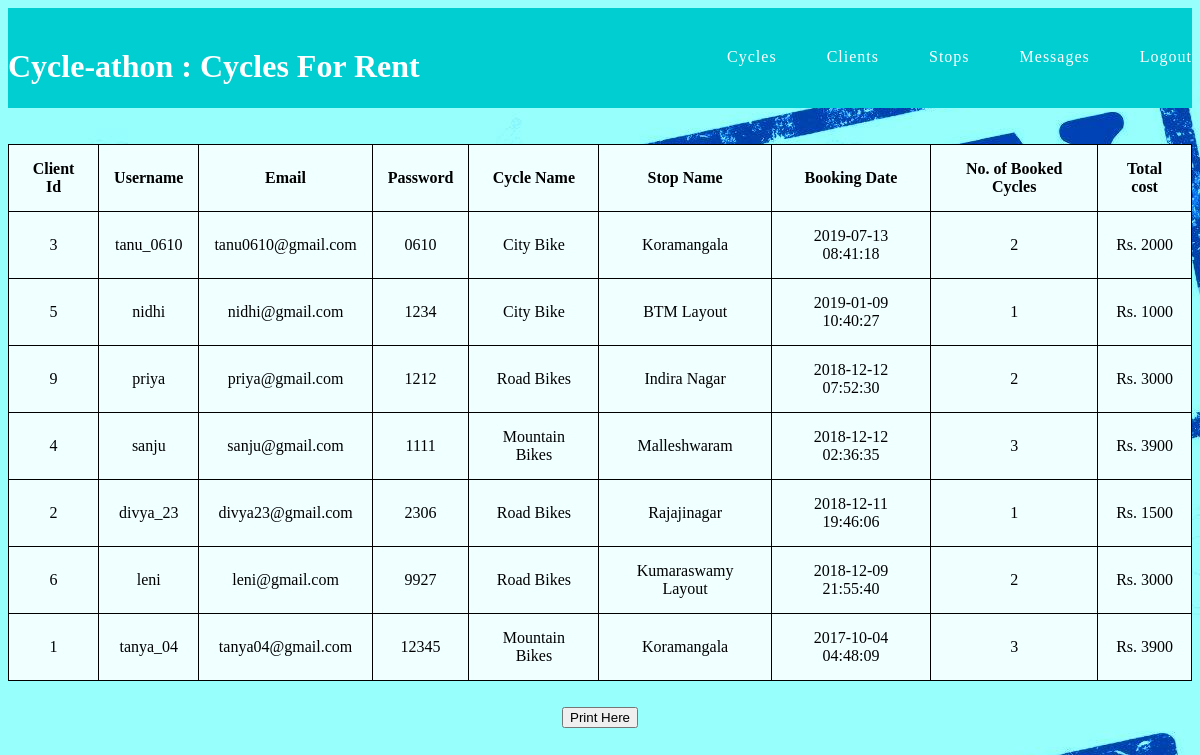
The app's page /admin/clients.php with its own data.
### tables this page shows
CREATE TABLE `users` (
  `id` int(11) NOT NULL,
  `username` varchar(100) NOT NULL,
  `email` varchar(100) NOT NULL,
  `password` varchar(100) NOT NULL,
  `cycle_id` int(11) NOT NULL DEFAULT '3',
  `stop_id` int(11) NOT NULL DEFAULT '5',
  `no_of_cycles` int(11) NOT NULL DEFAULT '2',
  `bdate` timestamp NULL DEFAULT CURRENT_TIMESTAMP
);

CREATE TABLE `cycles` (
  `cycle_id` int(11) NOT NULL,
  `cycle_name` varchar(255) NOT NULL,
  `image` text NOT NULL,
  `hire_cost` int(11) NOT NULL,
  `status` varchar(255) NOT NULL DEFAULT 'Available'
);

CREATE TABLE `stops` (
  `stop_id` int(11) NOT NULL,
  `sname` varchar(255) NOT NULL,
  `sphone` int(11) NOT NULL,
  `s_status` varchar(255) NOT NULL DEFAULT 'Open'
);

### admin/clients.php (the view, shortened to what this page needs)
<!DOCTYPE html>
<html>
<head>
	<?php
			include 'header.php';
	?>
	<link rel="stylesheet" type="text/css" href="css/main.css">
</head>
<body>
<div id="container">
	<div class="shell">
		<br/><br/>
		<table style="width:100%">
  <tr>
    <th>Client Id</th>
	<th>Username</th>
	<th>Email</th>
	<th>Password</th>
	<th>Cycle Name</th>
	<th>Stop Name</th>
	<th>Booking Date</th>
	<th>No. of Booked Cycles</th>
	<th>Total cost</th>
  </tr>
  <?php
								include 'config.php';
								$select = "SELECT id,username,password,hire_cost,email,cycle_name,sname,no_of_cycles,bdate FROM users,cycles,stops WHERE users.cycle_id = cycles.cycle_id and users.stop_id = stops.stop_id ORDER BY bdate DESC";
								$result = mysqli_query($con,$select);
						while($row = mysqli_fetch_array($result)){ ?>
  <tr>
    <td> <?php echo $row['id'] ?> </td>
    <td> <?php echo $row['username'] ?> </td>
	<td> <?php echo $row['email'] ?> </td>
	<td> <?php echo $row['password'] ?> </td>
	<td> <?php echo $row['cycle_name'] ?> </td>
	<td> <?php echo $row['sname'] ?> </td>
	<td> <?php echo $row['bdate'] ?> </td>
	<td> <?php echo $row['no_of_cycles'] ?> </td>
    <td> <?php echo 'Rs. '.$row['hire_cost']*$row['no_of_cycles'] ?> </td>
  </tr>
						<?php } ?>
</table>
</div>
<h2><div style=text-align:center><input type="submit" onclick="window.print()" value="Print Here" /></div></h2>
</div>
</body>
</html>

### admin/css/main.css (style rules this page uses)
body { background-image: url(pic1.jpg); }
table { border-spacing: 5px; border: 1px solid black; border-collapse: collapse; background-color: azure; font-family: cursive; text-align: center; }
td { padding: 15px; border: 1px solid black; border-collapse: collapse; }
th { border: 1px solid black; border-collapse: collapse; padding: 15px; text-underline-position: auto; }
h2 { display: block; font-size: 1.5em; margin-top: 0.83em; margin-bottom: 0.83em; margin-left: 0; margin-right: 0; font-weight: bold; font-family: cursive; }

### records on screen
users: id "3", username "tanu_0610", email "tanu0610@gmail.com", password "0610", cycle.cycle_name "City Bike", stop.sname "Koramangala", bdate "2019-07-13 08:41:18", no_of_cycles "2", $row['hire_cost']*$row['no_of_cycles'] "2000"
users: id "5", username "nidhi", email "nidhi@gmail.com", password "1234", cycle.cycle_name "City Bike", stop.sname "BTM Layout", bdate "2019-01-09 10:40:27", no_of_cycles "1", $row['hire_cost']*$row['no_of_cycles'] "1000"
users: id "9", username "priya", email "priya@gmail.com", password "1212", cycle.cycle_name "Road Bikes", stop.sname "Indira Nagar", bdate "2018-12-12 07:52:30", no_of_cycles "2", $row['hire_cost']*$row['no_of_cycles'] "3000"
users: id "4", username "sanju", email "sanju@gmail.com", password "1111", cycle.cycle_name "Mountain Bikes", stop.sname "Malleshwaram", bdate "2018-12-12 02:36:35", no_of_cycles "3", $row['hire_cost']*$row['no_of_cycles'] "3900"
users: id "2", username "divya_23", email "divya23@gmail.com", password "2306", cycle.cycle_name "Road Bikes", stop.sname "Rajajinagar", bdate "2018-12-11 19:46:06", no_of_cycles "1", $row['hire_cost']*$row['no_of_cycles'] "1500"
users: id "6", username "leni", email "leni@gmail.com", password "9927", cycle.cycle_name "Road Bikes", stop.sname "Kumaraswamy Layout", bdate "2018-12-09 21:55:40", no_of_cycles "2", $row['hire_cost']*$row['no_of_cycles'] "3000"
users: id "1", username "tanya_04", email "tanya04@gmail.com", password "12345", cycle.cycle_name "Mountain Bikes", stop.sname "Koramangala", bdate "2017-10-04 04:48:09", no_of_cycles "3", $row['hire_cost']*$row['no_of_cycles'] "3900"
